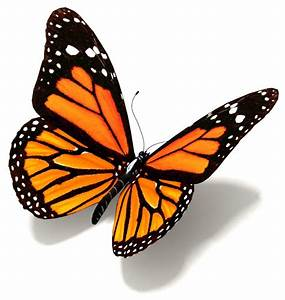
#> input picture butterfly.jpg, 285 x 300 px
$ jupyter execute Image_to_Pencil_Sketch.ipynb   (shell and % lines are left out)
#> lines starting #> are read from the running program, lines starting #| are printed output that depends on the picture
### Name - Aayushi Gupta

### Data Science Intern @LGM

### TASK - 02

## Project : Image to Pencil Sketch using Python

We need to read image in RGB format and then convert it to a grey scale image.This will turn an image  into a classic black and white photo.Then the next thing to do is invert the gray scale image also called negative image, this will be our inverted image gray scale image.Inversion can be used to enhance details. Then we can finally create pencil sketch by mixing the gray scale image with the inverted blurry image.This can be done by dividing the gray scale image by the inverted blurry image. Since images are just arrays, we can easily do this programmatically using the divide function from the cv2 library in Python.

### Installing Opencv

### Importing necessary libraries

[cell 1]
import cv2
from PIL import Image

### Reading Image

[cell 2]
image = cv2.imread('butterfly.jpg')
#> image is the input picture: shape (300, 285, 3); mean B, G, R 168.2, 182.1, 200.3

### Converting the image to RGB format

[cell 3]
image = cv2.cvtColor(image, cv2.COLOR_BGR2RGB)

### Displaying the Image

[cell 4]
display(Image.fromarray(image))

### Converting the image to gray scale image

[cell 5]
grey_image = cv2.cvtColor(image,cv2.COLOR_BGR2GRAY)
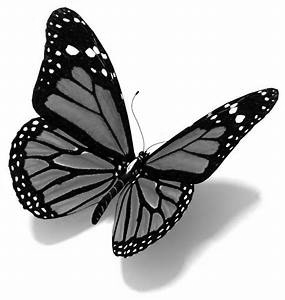
#> grey_image: shape (300, 285); min 0, max 255, mean 180

### Dislaying the gray scale image

[cell 6]
display(Image.fromarray(grey_image))

### Inverting the gray scale image

[cell 7]
inverted_grey_image = 255-grey_image
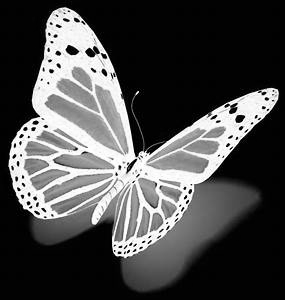
#> inverted_grey_image: shape (300, 285); min 0, max 255, mean 75

### Displaying the inverted gray scale image(negative image

[cell 8]
display(Image.fromarray(inverted_grey_image))

### Blurring the negative image

[cell 9]
blurry_negative_image = cv2.GaussianBlur(inverted_grey_image, (21,21),0)
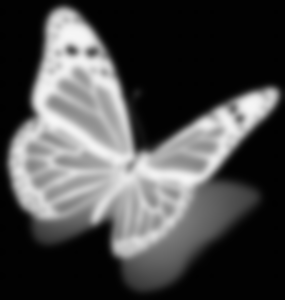
#> blurry_negative_image: shape (300, 285); min 1, max 246, mean 75

### Displaying the blurry negative image

[cell 10]
display(Image.fromarray(blurry_negative_image))

### Inverting the  blurry  neagtive image

[cell 11]
inverted_blurry_image = 225-blurry_negative_image
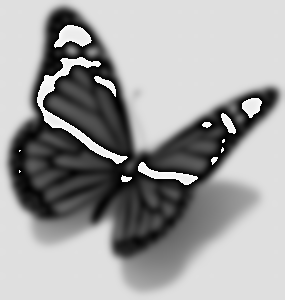
#> inverted_blurry_image: shape (300, 285); min 0, max 255, mean 159.7

### Displaying the inverted blurry image

[cell 12]
display(Image.fromarray(inverted_blurry_image))

### Dividing the gray scale image by the inverted blurry image

[cell 13]
divided_image = cv2.divide(grey_image,inverted_blurry_image,scale = 256.0)
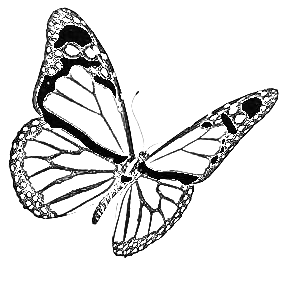
#> divided_image: shape (300, 285); min 0, max 255, mean 225.2
